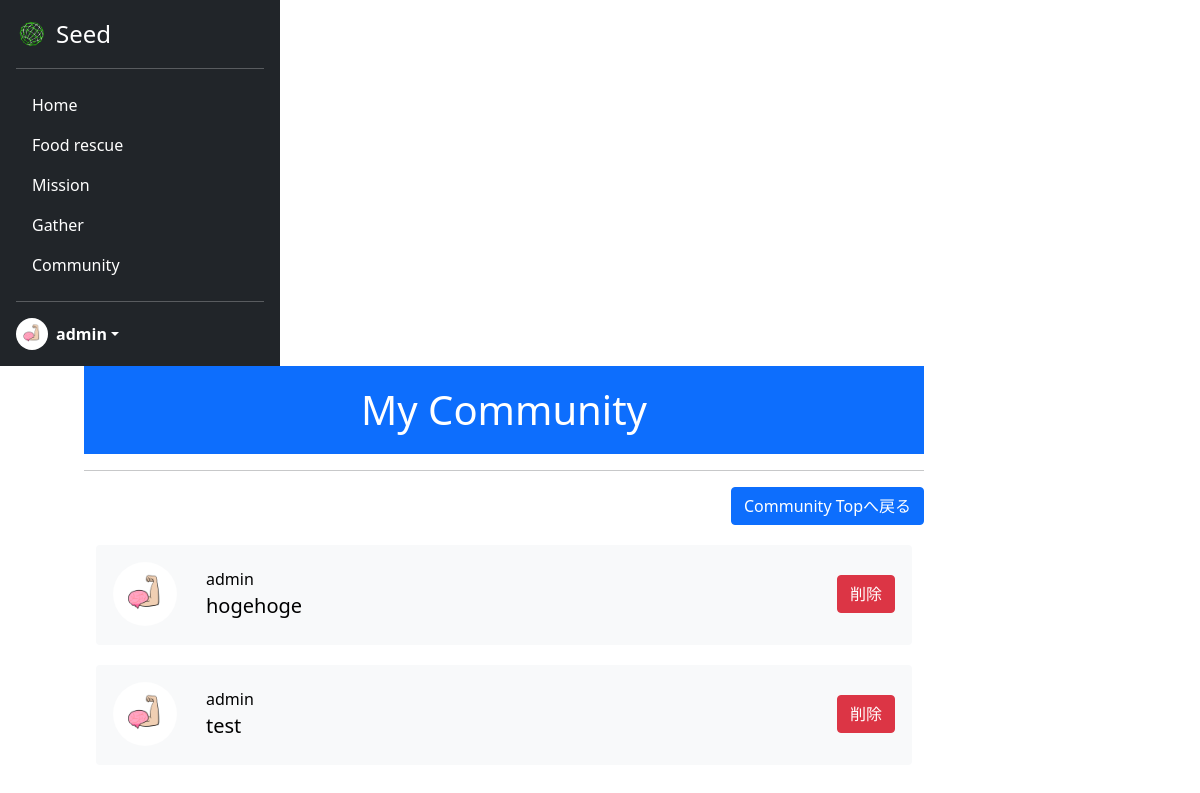
The page /mycommunity/ (signed in) on the database its author committed.
### acount/models.py (models this page shows)
class CustomUser(AbstractUser):
    is_general = models.BooleanField(null=True ,default=True)
    is_active = models.BooleanField(null=True ,default=False)
    mission_point = models.IntegerField(null=False ,default=0)
    profile_pic = models.ImageField(upload_to='profile_pics', blank=True)

### seed/models.py (models this page shows)
class Community(models.Model):
    user = models.ForeignKey(CustomUser, verbose_name='ユーザー', on_delete=models.CASCADE)
    genre = models.ForeignKey(CommunityGenre, verbose_name='Community ジャンル', on_delete=models.CASCADE)
    title = models.CharField(verbose_name='Community タイトル', max_length=70)
    posted_at = models.DateTimeField(verbose_name='投稿日時', auto_now_add=True)
    best_answer = models.BooleanField(verbose_name='ベストアンサー', default=False)

### seed/views.py (the view)
# urls.py: path('mycommunity/', views.MyCommunityView.as_view(), name='mycommunity'),
class MyCommunityView(ListView):
    template_name = 'mycommunity.html'
    model = Community
    context_object_name = 'community_list'
    def get_queryset(self):
        return Community.objects.filter(user=self.request.user)

### seed/templates/mycommunity.html (shortened to what this page needs)
{% extends 'mypagebase.html' %}
{% load static %}
{% block content %}
<div class="text-center">
    <h1 class="title" style="background-color:#0d6efd; color:white;">My Community</h1>
    <hr>
    <div>
        <div class="text-end" style="margin-bottom:20px;">
            <a class="btn btn-primary" href="{% url 'seed:community' %}">Community Topへ戻る</a>
        </div>
    </div>
    <div class="container">
        <div style="height: 650px; width:100%; overflow-y: scroll;">
            {% if community_list %}
                {% for community in community_list %}
                <a href="#" style="text-decoration: none; color:black;">
                    <div class="bg-light p-3 rounded" style="height:100px; margin-bottom:20px;">
                        <table style="margin:auto;">
                            <tr>
                                <td  rowspan="2">
                                    <img src="{{ community.user.profile_pic.url}}" width="64" height="64" class="rounded-circle me-2">
                                </td>
                            </tr>
                            <tr>
                                <td width="80%" class="text-start" style="padding-left:20px">
                                    {{community.user.username}}<br>
                                    <span class="fs-5">{{community.title}}</span>
                                </td>
                                <td class="text-end" width="20%">
                                    <a href="#" class="btn btn-danger">削除</a>
                                </td>
                            </tr>
                        </table>
                    </div>
                </a>
                {% endfor %}
            {% else %}
                <h3>投稿しているCommunityはありません</h3>
            {% endif %}
        </div>
    </div>
</div>
{% endblock %}

### seed/templates/mypagebase.html (shortened to what this page needs)
{% load static %}
<!DOCTYPE html>
<html lang="ja">
<head>
    <link href="https://cdn.jsdelivr.net/npm/bootstrap@5.0.2/dist/css/bootstrap.min.css" rel="stylesheet"
>
    <link rel="stylesheet" type="text/css" href="{% static 'css/style.css' %}">
</head>
<body class="mypage">
    {% if user.is_authenticated %}
    <main style="height:100vh;">
        <div style="display: flex; flex-wrap: wrap; height:100%;">
            <div>
                <div class="d-flex flex-column p-3 text-white bg-dark h-100" style="width: 280px; height:100%;">
                    <a href="{% url 'seed:mypage' %}"
                        class="d-flex align-items-center mb-3 mb-md-0 me-md-auto text-white text-decoration-none">
                        <img class="bi me-2" src="{% static 'assets/img/top/icon.png' %}" style="height:32px">
                        <span class="fs-4">Seed</span>
                    </a>
                    <hr>
                    <ul class="nav nav-pills flex-column mb-auto">
                        <li class="nav-item my-nav">
                            <a href="{% url 'seed:mypage' %}" class="nav-link text-white" aria-current="page">
                                Home
                            </a>
                        </li>
                        <li class="nav-item my-nav">
                            <a href="{% url 'seed:food_rescue' %}" class="nav-link text-white">
                                Food rescue
                            </a>
                        </li>
                        {% if user.is_general %}
                        <li class="nav-item my-nav">
                            <a href="{% url 'seed:mission' %}" class="nav-link text-white">
                                Mission
                            </a>
                        </li>
                        {% endif %}
                        <li class="nav-item my-nav">
                            <a href="{% url 'seed:gather' %}" class="nav-link text-white">
                                Gather
                            </a>
                        </li>
                        <li class="nav-item my-nav">
                            <a href="{% url 'seed:community' %}" class="nav-link text-white">
                                Community
                            </a>
                        </li>
                    </ul>
                    <hr>
                    <div class="dropdown">
                        <a href="#" class="d-flex align-items-center text-white text-decoration-none dropdown-toggle"
                            id="dropdownUser1" data-bs-toggle="dropdown" aria-expanded="false">
                            <img src="{{ user.profile_pic.url }}" alt="" width="32" height="32"
                                class="rounded-circle me-2">
                            <strong>{{ user.username }}</strong>
                        </a>
                    </div>
                </div>
            </div>
            <div style="width:70%; margin-left: 7%;">
                {% block content %}
                {% endblock %}
            </div>
        </div>
    </main>
    {% endif %}
</body>
</html>

### static/css/style.css (style rules this page uses)
.title { padding: 20px 0px 20px 0px; }

### rows shown on the page
CustomUser: profile_pic (picture), username "admin"
Community: user.profile_pic (picture), user.username "admin", title "hogehoge"
Community: user.profile_pic (picture), user.username "admin", title "test"
